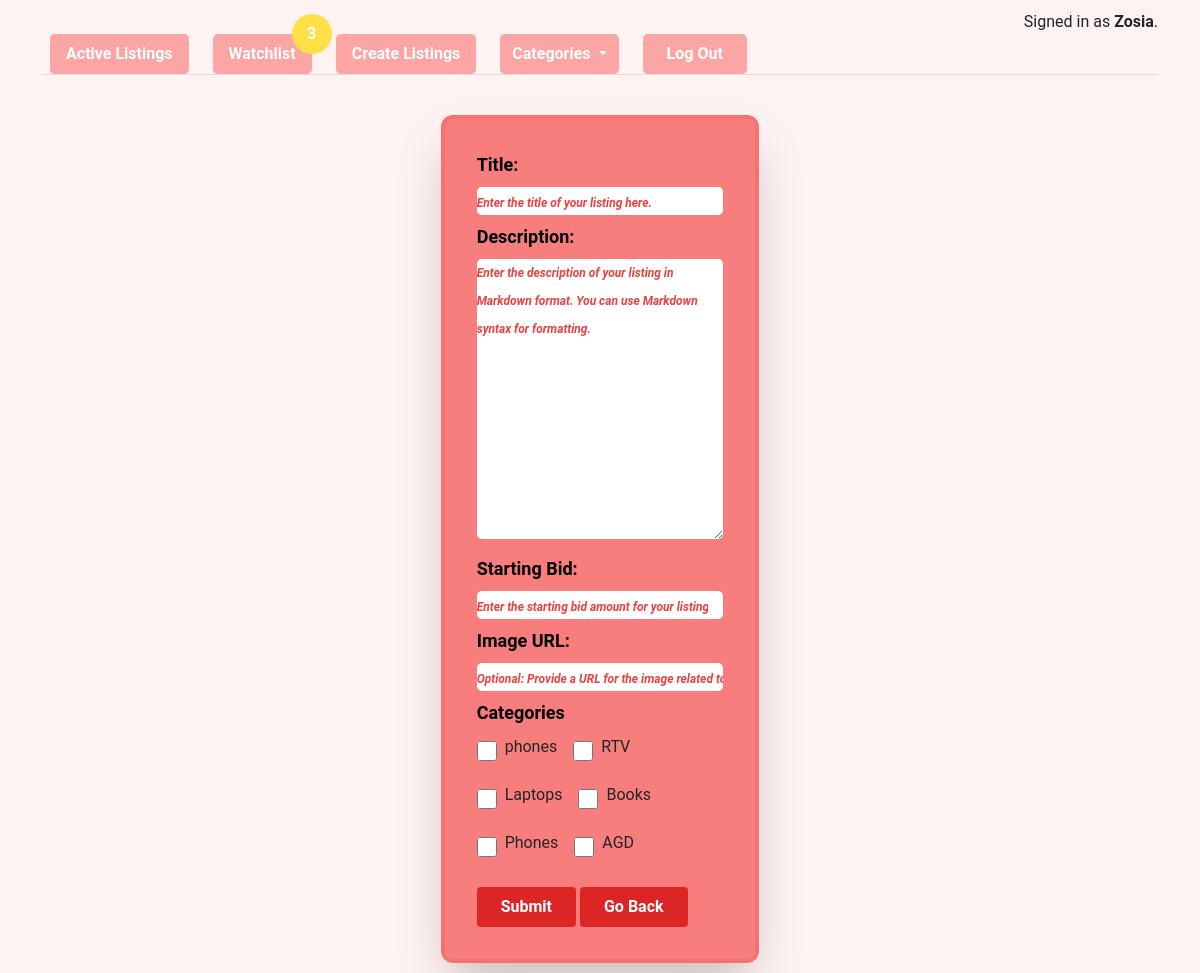
The app's page /create (signed in), older data.
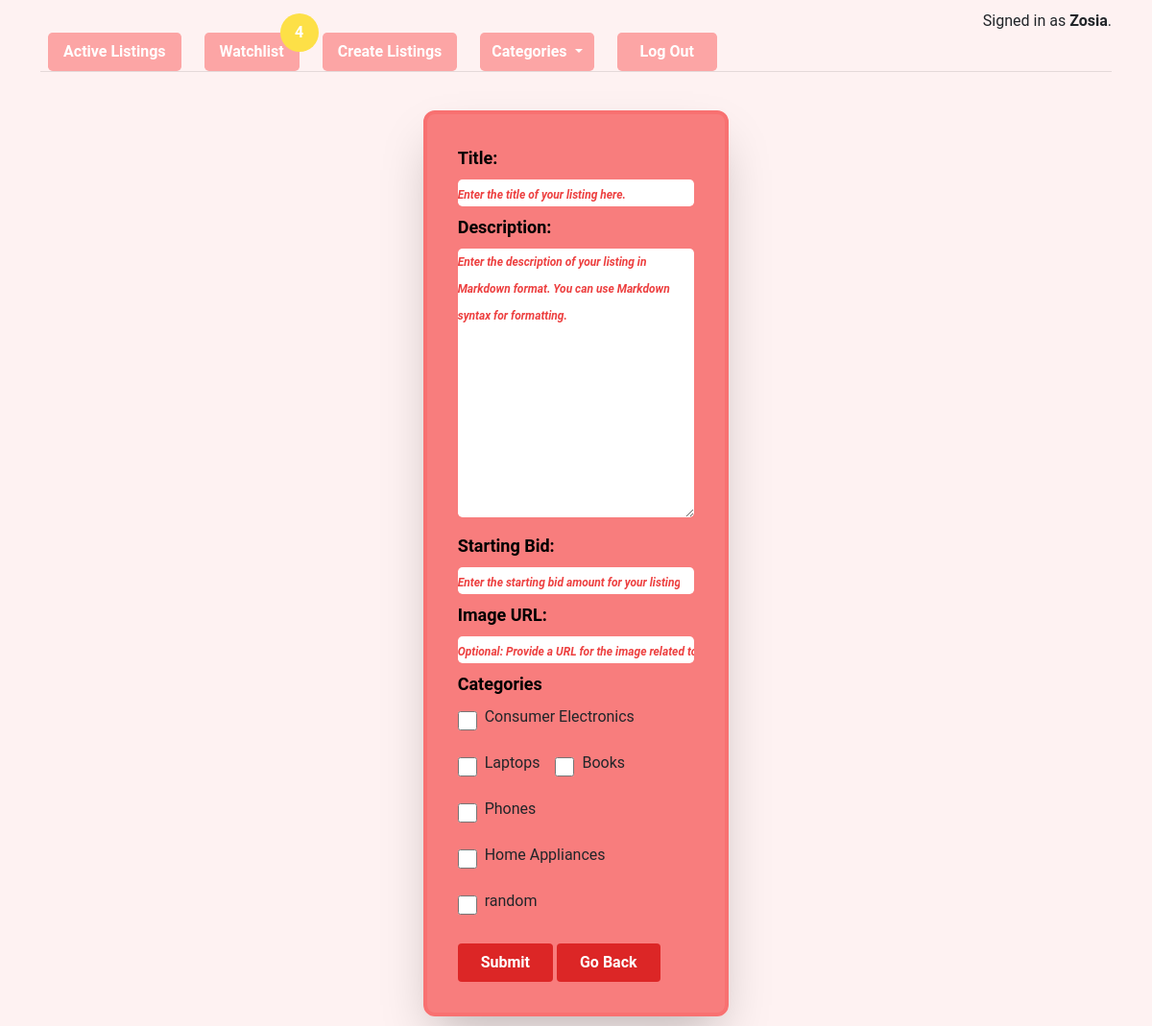
The same page, newer data.
### auctions/models.py (models this page shows, shortened)
class User(AbstractUser):
    first_name = models.CharField(max_length=100, blank=True, null=True)
    last_name = models.CharField(max_length=100, blank=True, null=True)

class CategoryModel(models.Model):
    category = models.CharField(max_length=100, default=None)
    def __str__(self):
        return self.category

### auctions/views.py (the view, shortened to what this page needs)
# urls.py: path("create", views.create_listing, name="create_listing"),
@login_required
def create_listing(request):
    listing_from = ListingForm()
    categories = CategoryModel.objects.exclude(category__in=["Open", "Closed"]).all()
    return render(request, "auctions/create_listing.html", {"listing_from" : listing_from, "categories" : categories, "rest_categories" : categories})

### auctions/forms.py (shortened to what this page needs)
class ListingForm(forms.Form):
    title = forms.CharField(
        max_length=100,
        label='Title',
        widget=forms.TextInput(attrs={'class': 'w-full rounded-lg', 'placeholder': 'Enter the title of your listing here.'}),
        required=True,
    )
    description = forms.CharField(
        label='Description',
        widget=forms.Textarea(attrs={'class': 'w-full rounded-lg', 'placeholder': 'Enter the description of your listing in Markdown format. You can use Markdown syntax for formatting.'}),
        required=True,
    )
    starting_bid = forms.FloatField(
        label='Starting Bid',
        widget=forms.NumberInput(attrs={'class': 'w-full rounded-lg', 'placeholder': 'Enter the starting bid amount for your listing. Must be a positive number.'}),
        required=True,
    )
    image_url = forms.URLField(
        label='Image URL',
        required=False,
        widget=forms.URLInput(attrs={'class': 'w-full rounded-lg', 'placeholder': 'Optional: Provide a URL for the image related to your listing.'}),
    )

### auctions/templates/auctions/create_listing.html (shortened to what this page needs)
{% extends "auctions/layout.html" %}
{% block body %}
    <div class="flex flex-wrap justify-start mx-20">
        <div class="flex justify-center top-20 mt-10 z-1000 left-0 right-0 w-1/3 p-10 border-4 border-red-400 ml-auto mr-auto bg-red-400/90 bg-blur-sm  p-8 rounded-xl shadow-2xl">
            <form method="post">
            {% for field in listing_from %}
                <div class="flex flex-column text-lg font-semibold text-black mb-2 block">
                    <div>{{ field.label_tag }}</div> <div>{{ field }}</div>
                </div>
            {% endfor %}
                <div class="mb-4">
                    <label class="text-lg font-semibold text-black mb-2 block">Categories</label>
                    <div class="flex flex-wrap gap-4">
                        {% for category in categories %}
                            <div class="flex items-center">
                                <input type="checkbox" id="category{{ category.id }}" name="categories" value="{{ category.id }}" class="form-checkbox h-5 w-5 text-red-500 focus:ring-red-500 focus:border-red-500">
                                <label for="category{{ category.id }}" class="ml-2">{{ category }}</label>
                            </div>
                        {% endfor %}
                    </div>
                </div>
                <button type="submit" class="bg-red-600 hover:bg-red-700 text-white font-bold py-2 px-4 rounded">
                    Submit
                </button>
                <a href="{% url 'index' %}" class="inline-block bg-red-600 hover:bg-red-700 text-white font-bold py-2 px-4 rounded">Go Back</a>
            </form>
        </div>
    </div>
{% endblock body %}

### auctions/templates/auctions/layout.html (shortened to what this page needs)
{% load static %}
<!DOCTYPE html>
<html lang="en">
    <head>
        <link rel="stylesheet" href="https://stackpath.bootstrapcdn.com/bootstrap/4.4.1/css/bootstrap.min.css">
        <link href="{% static 'auctions/styles.css' %}" rel="stylesheet">
        <script src="https://cdn.tailwindcss.com"></script>
    </head>
    <body class="bg-red-50 ml-8 mr-8 relative">
        <div class="flex flex-column">
            <div class="place-self-end">
                {% if user.is_authenticated %}
                    Signed in as <strong>{{ user.username }}</strong>.
                {% else %}
                    Not signed in.
                {% endif %}
            </div>
            <ul class="nav">
                <li class="nav-item">
                    <a class="nav-link bg-red-300 hover:bg-red-500 text-white font-bold py-2 ml-2 rounded-lg" href="{% url 'index' %}">Active Listings</a>
                </li>
                {% if user.is_authenticated %}
                <li class="nav-item">
                    <a class="relative nav-link bg-red-300 hover:bg-red-500 text-white font-bold py-2 ml-4 rounded-lg" href="{% url 'watchlist' %}">
                        {% if request.user.watchlist.all|length > 0 %}
                            <div class="w-10 h-10 flex justify-center items-center absolute bg-yellow-300 rounded-full top-0 right-0 transform translate-x-1/2 translate-y-[-50%]">
                                <p class="m-0 p-0 text-center">{{ request.user.watchlist.all|length }}</p>
                            </div>
                        {% endif %}
                        Watchlist
                    </a>
                </li>
                {% endif %}
                {% if user.is_authenticated %}
                <li class="nav-item">
                    <a class="nav-link bg-red-300 hover:bg-red-500 text-white font-bold py-2 ml-4 rounded-lg" href="{% url 'create_listing' %}">Create Listings</a>
                </li>
                {% endif %}
                <div class="btn-group">
                    <button type="button" class="btn bg-red-300 border-none hover:bg-red-500 text-white font-bold py-2 ml-4 rounded-lg dropdown-toggle" data-bs-toggle="dropdown" aria-expanded="false">
                      Categories
                    </button>
                  </div>
                {% if user.is_authenticated %}
                    <li class="nav-item">
                        <a class="nav-link bg-red-300 hover:bg-red-500 text-white font-bold py-2 ml-4 px-4 rounded-lg" href="{% url 'logout' %}">Log Out</a>
                    </li>
                {% endif %}
            </ul>
            </div>
        <hr>
        {% block body %}
        {% endblock %}
    </body>
</html>

### auctions/static/auctions/styles.css (style rules this page uses)
body { padding: 10px; font-family: 'Roboto', sans-serif; }
.w-full.rounded-lg::placeholder { font-style: italic; color: rgb(237, 64, 64); font-size: 12px; }

Row changes from the older to the newer data that the page shows:
removed CategoryModel: category "phones"
changed User "Zosia": user.watchlist.all|length "3" → "4"
changed CategoryModel: category "RTV" → "Consumer Electronics"
changed CategoryModel: category "AGD" → "Home Appliances"
added CategoryModel: category "random"
